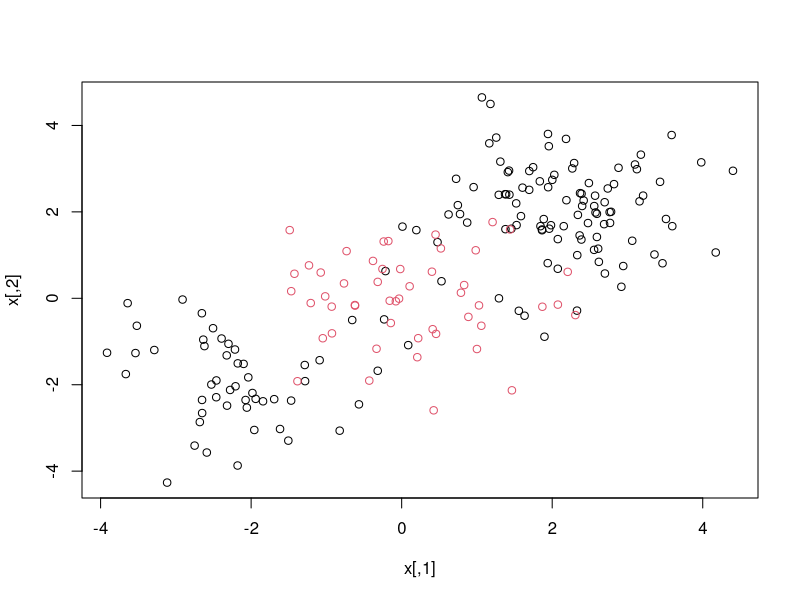
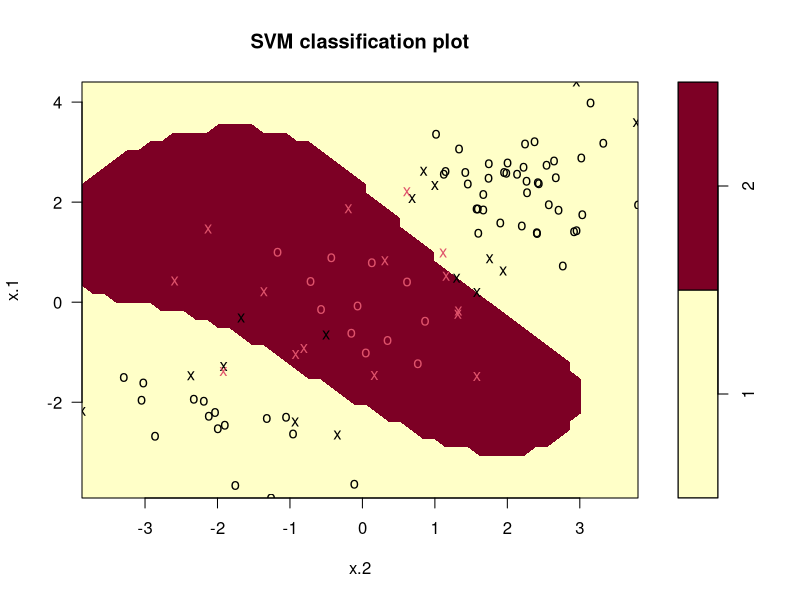
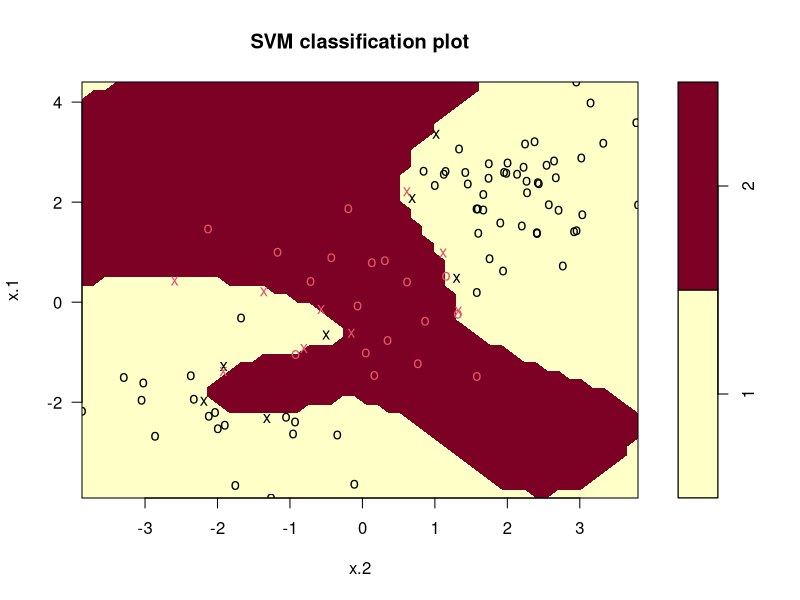

These figures' R source, in order:

# StatsLearning Lect12 R SVM B 111213
# https://www.youtube.com/watch?v=L3n2VF7yKkk&feature=youtu.be
#   IMPORTANT: view this video as it has better code to 
#   get better graphs than what are in the standard svm library


library(e1071)

set.seed(1)

# create 2 column matrix 200 rows filled with randomly generated number
x=matrix(rnorm(200*2), ncol=2)
x[1:100,]=x[1:100,]+2  # for first hundred rows (1:100), set x to x+2
x[101:150,]=x[101:150,]-2
y=c(rep(1,150), rep(2,50))
dat=data.frame(x=x, y=as.factor(y))

plot(x, col=y)

train=sample(200,100)
svmfit=svm(y~., data=dat[train,], kernel="radial", gamma=1, cost=1)




plot(svmfit, dat[train,])



















summary(svmfit)

svmfit=svm(y~., data=dat[train,], kernel="radial", gamma=1, cost=1e5)
plot(svmfit, dat[train,])


















set.seed(1)
tune.out=tune(svm, y~., data=dat[train,], kernel="radial",
              ranges=list(cost=c(0.1, 1, 10, 100, 1000),
                          gamma=c(0.5, 1, 2, 3, 4)))
summary(tune.out)
names(tune.out)

table(true=dat[-train,"y"], pred=predict(tune.out$best.model,
                        newdata=dat[-train,]))
